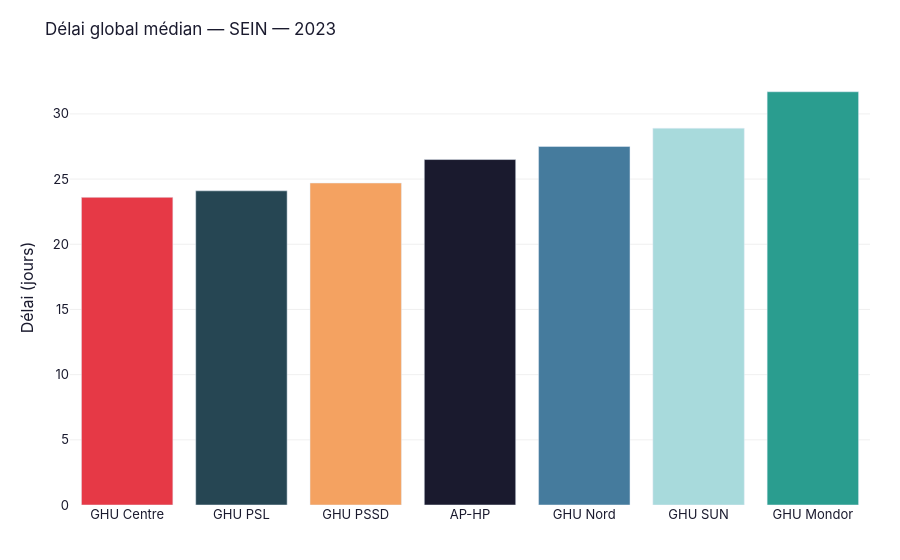

The notebook cell this image was saved under:
### Code cell
all_delay_ents = pd.concat([aphp_app, ghu_app])
fig_delay_cmp = delay_comparison_bar(all_delay_ents, APPAREIL, last_year)
fig_delay_cmp.show()

### Figure 1 — Plotly figure (JSON) as saved in the notebook; plotly's stock layout.template omitted (floating-point values rounded to 4 significant figures)
{"data": [{"hovertemplate": "<b>%{x}</b><br>%{y} jours<extra></extra>", "marker": {"color": ["#E63946", "#264653", "#F4A261", "#1A1A2E", "#457B9D", "#A8DADC", "#2A9D8F"]}, "type": "bar", "x": ["GHU Centre", "GHU PSL", "GHU PSSD", "AP-HP", "GHU Nord", "GHU SUN", "GHU Mondor"], "y": [23.6, 24.1, 24.7, 26.5, 27.5, 28.9, 31.7]}], "layout": {"font": {"color": "#1A1A2E", "family": "Inter, Arial, sans-serif", "size": 13}, "hovermode": "x unified", "legend": {"bgcolor": "rgba(255,255,255,0.95)", "bordercolor": "#DEE2E6", "borderwidth": 1, "font": {"size": 12}}, "margin": {"b": 50, "l": 70, "r": 30, "t": 70}, "paper_bgcolor": "white", "plot_bgcolor": "white", "title": {"font": {"size": 17}, "text": "Délai global médian — SEIN — 2023"}, "xaxis": {"showgrid": false, "title": {"text": ""}, "zeroline": false}, "yaxis": {"gridcolor": "#F0F0F0", "showgrid": true, "title": {"text": "Délai (jours)"}, "zeroline": false}}}
